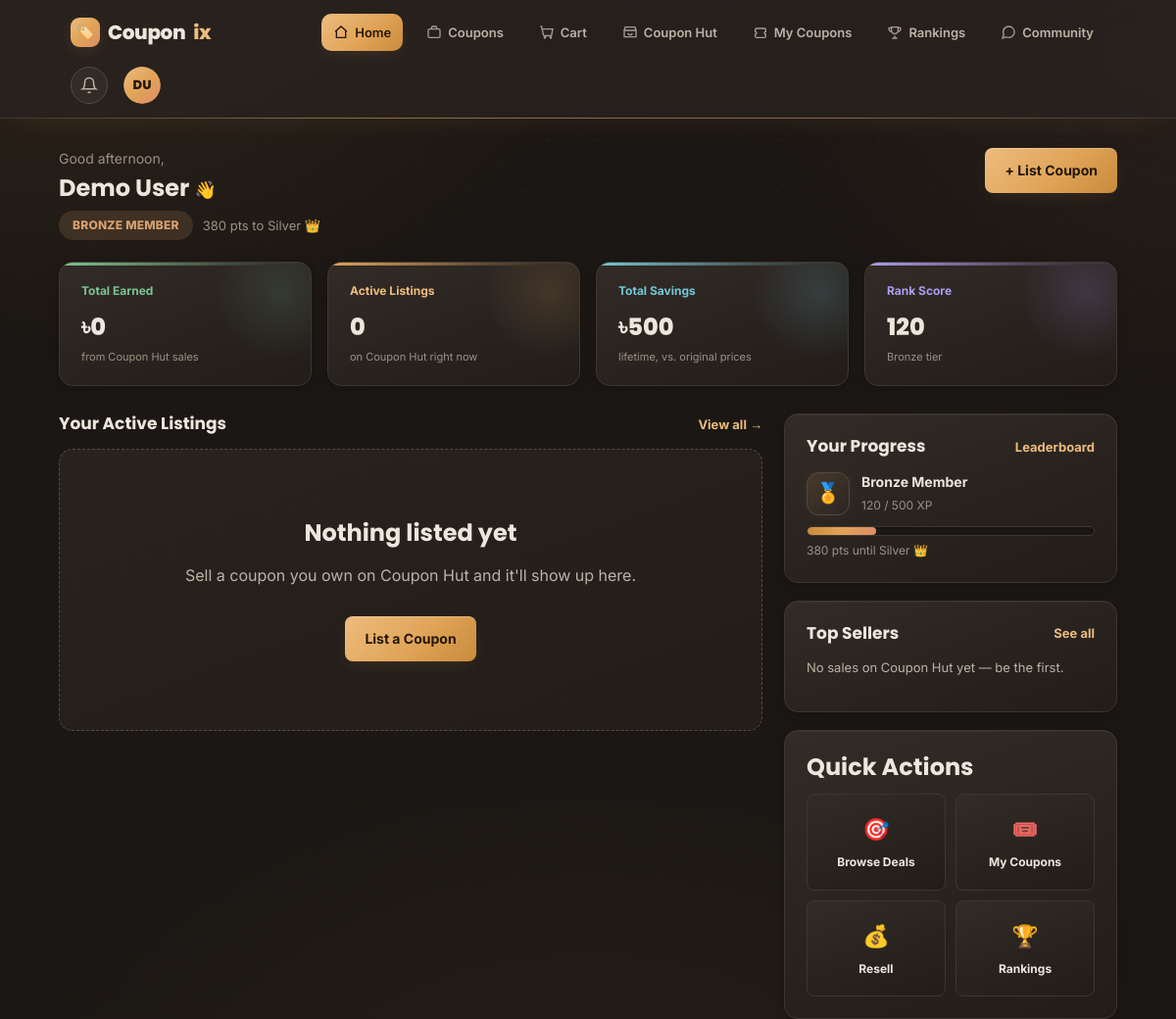
/dashboard.php (signed in), run on the app's committed database.
### tables this page shows
CREATE TABLE users (
    id INT UNSIGNED AUTO_INCREMENT PRIMARY KEY,

    rank_id INT UNSIGNED NOT NULL DEFAULT 1,

    points INT UNSIGNED NOT NULL DEFAULT 0,

    name VARCHAR(100) NOT NULL,

    username VARCHAR(50) NOT NULL UNIQUE,

    email VARCHAR(150) NOT NULL UNIQUE,

    phone VARCHAR(30) DEFAULT NULL,

    password VARCHAR(255) NOT NULL,

    created_at TIMESTAMP DEFAULT CURRENT_TIMESTAMP,

    updated_at TIMESTAMP DEFAULT CURRENT_TIMESTAMP
        ON UPDATE CURRENT_TIMESTAMP,

    CONSTRAINT fk_users_rank
        FOREIGN KEY (rank_id)
        REFERENCES ranks(id)
        ON DELETE RESTRICT
        ON UPDATE CASCADE
);

CREATE TABLE ranks (
    id INT UNSIGNED AUTO_INCREMENT PRIMARY KEY,

    name VARCHAR(50) NOT NULL UNIQUE,

    min_points INT UNSIGNED NOT NULL DEFAULT 0,

    coupon_limit INT UNSIGNED NOT NULL DEFAULT 0,

    discount_percent DECIMAL(5,2) NOT NULL DEFAULT 0.00,

    created_at TIMESTAMP DEFAULT CURRENT_TIMESTAMP
);

### functions.php (called while the page is built, shortened)
<?php
function h($value): string
{
    return htmlspecialchars((string) $value, ENT_QUOTES, 'UTF-8');
}
function require_login(): int
{
    return (int) $_SESSION["user_id"];
}
function get_user_with_rank(mysqli $conn, int $userId): ?array
{
    $stmt = $conn->prepare("
        SELECT
            u.id, u.name, u.username, u.email, u.phone, u.points,
            r.id AS rank_id, r.name AS rank_name, r.coupon_limit,
            r.discount_percent, r.min_points
        FROM users u
        JOIN ranks r ON u.rank_id = r.id
        WHERE u.id = ?
        LIMIT 1
    ");
    $stmt->bind_param("i", $userId);
    $stmt->execute();
    $user = $stmt->get_result()->fetch_assoc();
    return $user ?: null;
}
function get_next_rank(mysqli $conn, int $currentRankId): ?array
{
    $stmt = $conn->prepare("
        SELECT * FROM ranks
        WHERE min_points > (SELECT min_points FROM ranks WHERE id = ?)
        ORDER BY min_points ASC
        LIMIT 1
    ");
    $stmt->bind_param("i", $currentRankId);
    $stmt->execute();
    $next = $stmt->get_result()->fetch_assoc();
    return $next ?: null;
}
    ?>
    <?php
function get_user_total_earned(mysqli $conn, int $userId): float
{
    $stmt = $conn->prepare("SELECT COALESCE(SUM(listing_price),0) AS c FROM coupon_listings WHERE seller_id = ? AND status = 'sold'");
    $stmt->bind_param("i", $userId);
    $stmt->execute();
    $val = (float) $stmt->get_result()->fetch_assoc()["c"];
    return $val;
}
function get_user_total_savings(mysqli $conn, int $userId): float
{
    $stmt = $conn->prepare("
        SELECT COALESCE(SUM(c.original_price - cp.unit_price), 0) AS c
        FROM coupon_purchases cp JOIN coupons c ON cp.coupon_id = c.id
        WHERE cp.user_id = ? AND cp.purchase_status = 'paid'
    ");
    $stmt->bind_param("i", $userId);
    $stmt->execute();
    $val = (float) $stmt->get_result()->fetch_assoc()["c"];
    return $val;
}

### dashboard.php (the view, shortened to what this page needs)
<?php
require __DIR__ . '/db.php';
require __DIR__ . '/functions.php';
$user_id = require_login();
$user = get_user_with_rank($conn, $user_id);
$next_rank = get_next_rank($conn, (int) $user["rank_id"]);
$progress_pct = $next_rank
    ? max(0, min(100, round((((int) $user["points"]) / max(1, (int) $next_rank["min_points"])) * 100)))
    : 100;
$total_earned = get_user_total_earned($conn, $user_id);
$total_savings = get_user_total_savings($conn, $user_id);
$stmt = $conn->prepare("SELECT COUNT(*) AS total FROM coupon_listings WHERE seller_id = ? AND status = 'active'");
$stmt->bind_param("i", $user_id);
$stmt->execute();
$active_listings_count = (int) $stmt->get_result()->fetch_assoc()["total"];
$stmt = $conn->prepare("
    SELECT cl.id AS listing_id, cl.listing_price, c.title, c.category, c.expires_at
    FROM coupon_listings cl
    INNER JOIN coupons c ON cl.coupon_id = c.id
    WHERE cl.seller_id = ? AND cl.status = 'active'
    ORDER BY cl.created_at DESC
    LIMIT 5
");
$stmt->bind_param("i", $user_id);
$stmt->execute();
$my_listings = $stmt->get_result()->fetch_all(MYSQLI_ASSOC);
$top_sellers = get_top_sellers($conn, 3);
$hour = (int) date('G');
$greeting = $hour < 12 ? 'Good morning' : ($hour < 18 ? 'Good afternoon' : 'Good evening');
$active = 'dashboard';
?>
<!DOCTYPE html>
<html lang="en">
<head>
<link rel="stylesheet" href="assets/style.css">
</head>
<body>
<?php include __DIR__ . '/nav.php'; ?>
<div class="container">
    <div class="dash-header">
        <div>
            <div class="dash-greeting"><?= $greeting ?>,</div>
            <h1><?= h($user["name"]) ?> <span style="font-size:18px;">👋</span></h1>
            <div class="dash-badges">
                <span class="rank-badge rank-<?= h($user["rank_name"]) ?>"><?= h($user["rank_name"]) ?> Member</span>
                <?php if ($next_rank): ?>
                    <span class="to-next"><?= (int) $next_rank["min_points"] - (int) $user["points"] ?> pts to <?= h($next_rank["name"]) ?> 👑</span>
                <?php else: ?>
                    <span class="to-next">Highest rank reached 🎉</span>
                <?php endif; ?>
            </div>
        </div>
        <div style="display:flex; align-items:flex-start; gap:10px;">
            <a href="coupon-hut.php?tab=sell" class="dr-btn">+ List Coupon</a>
        </div>
    </div>
    <div class="stat-card-grid">
        <div class="dr-card stat-card c-earned">
            <div class="label">Total Earned</div>
            <div class="value">৳<?= number_format($total_earned, 0) ?></div>
            <div class="sub">from Coupon Hut sales</div>
        </div>
        <div class="dr-card stat-card c-listings">
            <div class="label">Active Listings</div>
            <div class="value"><?= $active_listings_count ?></div>
            <div class="sub">on Coupon Hut right now</div>
        </div>
        <div class="dr-card stat-card c-savings">
            <div class="label">Total Savings</div>
            <div class="value">৳<?= number_format($total_savings, 0) ?></div>
            <div class="sub">lifetime, vs. original prices</div>
        </div>
        <div class="dr-card stat-card c-score">
            <div class="label">Rank Score</div>
            <div class="value"><?= (int) $user["points"] ?></div>
            <div class="sub"><?= h($user["rank_name"]) ?> tier</div>
        </div>
    </div>
    <div class="dash-layout">
        <div>
            <div class="dash-section-head">
                <h2>Your Active Listings</h2>
                <a href="coupon-hut.php?tab=sell">View all →</a>
            </div>
            <?php if (empty($my_listings)): ?>
                <div class="dr-empty">
                    <h2>Nothing listed yet</h2>
                    <p>Sell a coupon you own on Coupon Hut and it'll show up here.</p>
                    <a href="coupon-hut.php?tab=sell" class="dr-btn">List a Coupon</a>
                </div>
            <?php endif; ?>
        </div>
        <div>
            <div class="dr-card progress-card">
                <div class="dash-section-head"><h2>Your Progress</h2><a href="rankings.php">Leaderboard</a></div>
                <div class="progress-card-head">
                    <div class="progress-rank-icon">🏅</div>
                    <div class="rank-line">
                        <strong><?= h($user["rank_name"]) ?> Member</strong>
                        <span><?= (int) $user["points"] ?> / <?= $next_rank ? (int) $next_rank["min_points"] : (int) $user["points"] ?> XP</span>
                    </div>
                </div>
                <div class="rank-progress-track"><div class="rank-progress-fill" style="width:<?= $progress_pct ?>%"></div></div>
                <div class="rank-progress-label">
                    <?php if ($next_rank): ?>
                        <?= (int) $next_rank["min_points"] - (int) $user["points"] ?> pts until <?= h($next_rank["name"]) ?> 👑
                    <?php else: ?>
                        You're at the top rank.
                    <?php endif; ?>
                </div>
            </div>
            <div class="dr-card leaderboard-card">
                <div class="dash-section-head"><h2>Top Sellers</h2><a href="rankings.php">See all</a></div>
                <?php if (empty($top_sellers)): ?>
                    <p style="font-size:13px;">No sales on Coupon Hut yet — be the first.</p>
                <?php endif; ?>
            </div>
            <div class="dr-card quick-actions-card">
                <h2>Quick Actions</h2>
                <div class="quick-action-grid">
                    <a href="coupons.php" class="quick-action-tile"><span class="icon">🎯</span>Browse Deals</a>
                    <a href="my-coupons.php" class="quick-action-tile"><span class="icon">🎟️</span>My Coupons</a>
                    <a href="coupon-hut.php?tab=sell" class="quick-action-tile"><span class="icon">💰</span>Resell</a>
                    <a href="rankings.php" class="quick-action-tile"><span class="icon">🏆</span>Rankings</a>
                </div>
            </div>
        </div>
    </div>
</div>
</body>
</html>

### nav.php (shortened to what this page needs)
<?php
$__nav_user = get_user_with_rank($conn, (int) $_SESSION["user_id"]);
$__initials = $__nav_user ? strtoupper(substr($__nav_user['name'], 0, 1) . substr(strrchr($__nav_user['name'], ' ') ?: '', 1, 1)) : '?';
?>
<nav class="dr-nav">
    <a href="dashboard.php" class="dr-logo"><span class="dr-logo-badge">🏷️</span>Coupon<span>ix</span></a>
    <div class="dr-nav-links">
        <a href="dashboard.php" class="<?= ($active ?? '') === 'dashboard' ? 'active' : '' ?>"><svg viewBox="0 0 24 24" width="16" height="16" fill="none" stroke="currentColor" stroke-width="2"><path d="M3 11l9-8 9 8"/><path d="M5 10v10h14V10"/></svg>Home</a>
        <a href="coupons.php" class="<?= ($active ?? '') === 'coupons' ? 'active' : '' ?>"><svg viewBox="0 0 24 24" width="16" height="16" fill="none" stroke="currentColor" stroke-width="2"><rect x="3" y="7" width="18" height="13" rx="2"/><path d="M8 7V5a2 2 0 0 1 2-2h4a2 2 0 0 1 2 2v2"/></svg>Coupons</a>
        <a href="cart.php" class="<?= ($active ?? '') === 'cart' ? 'active' : '' ?>"><svg viewBox="0 0 24 24" width="16" height="16" fill="none" stroke="currentColor" stroke-width="2"><circle cx="9" cy="20" r="1"/><circle cx="18" cy="20" r="1"/><path d="M2 3h2l2.6 12.6a2 2 0 0 0 2 1.6h8.8a2 2 0 0 0 2-1.6L21 7H6"/></svg>Cart</a>
        <a href="coupon-hut.php" class="<?= ($active ?? '') === 'coupon-hut' ? 'active' : '' ?>"><svg viewBox="0 0 24 24" width="16" height="16" fill="none" stroke="currentColor" stroke-width="2"><path d="M3 9l1.5-5h15L21 9"/><path d="M3 9h18v10H3z"/><path d="M9 13a3 3 0 0 0 6 0"/></svg>Coupon Hut</a>
        <a href="my-coupons.php" class="<?= ($active ?? '') === 'my-coupons' ? 'active' : '' ?>"><svg viewBox="0 0 24 24" width="16" height="16" fill="none" stroke="currentColor" stroke-width="2"><path d="M4 8a2 2 0 0 1 2-2h12a2 2 0 0 1 2 2v3a2 2 0 0 0 0 4v3a2 2 0 0 1-2 2H6a2 2 0 0 1-2-2v-3a2 2 0 0 0 0-4V8z"/></svg>My Coupons</a>
        <a href="rankings.php" class="<?= ($active ?? '') === 'rankings' ? 'active' : '' ?>"><svg viewBox="0 0 24 24" width="16" height="16" fill="none" stroke="currentColor" stroke-width="2"><path d="M8 21h8M12 17v4M7 4h10v5a5 5 0 0 1-10 0V4z"/><path d="M7 5H4a1 1 0 0 0-1 1 5 5 0 0 0 4 4.9M17 5h3a1 1 0 0 1 1 1 5 5 0 0 1-4 4.9"/></svg>Rankings</a>
        <a href="community.php" class="<?= ($active ?? '') === 'community' ? 'active' : '' ?>"><svg viewBox="0 0 24 24" width="16" height="16" fill="none" stroke="currentColor" stroke-width="2"><path d="M21 11.5a8.38 8.38 0 0 1-.9 3.8 8.5 8.5 0 0 1-7.6 4.7 8.38 8.38 0 0 1-3.8-.9L3 21l1.9-5.7a8.38 8.38 0 0 1-.9-3.8 8.5 8.5 0 0 1 4.7-7.6 8.38 8.38 0 0 1 3.8-.9h.5a8.48 8.48 0 0 1 8 8v.5z"/></svg>Community</a>
    </div>
    <div class="dr-nav-right">
        <?php if ($__nav_user): ?>
        <div class="dr-unotify" id="drUserNotifyWrap">
            <a href="my-coupons.php?tab=reselling" class="dr-nav-bell" id="drUserNotifyToggle" role="button" aria-haspopup="true" aria-label="Notifications" title="Notifications">
                <svg viewBox="0 0 24 24" width="18" height="18" fill="none" stroke="currentColor" stroke-width="2"><path d="M18 8a6 6 0 0 0-12 0c0 7-3 9-3 9h18s-3-2-3-9"/><path d="M13.73 21a2 2 0 0 1-3.46 0"/></svg>
            </a>
        </div>
        <div class="dr-profile-menu">
            <button type="button" class="dr-nav-profile-btn" id="drProfileToggle" title="<?= h($__nav_user['name']) ?> — <?= h($__nav_user['rank_name']) ?>">
                <span class="dr-avatar"><?= h($__initials) ?></span>
            </button>
        </div>
        <?php endif; ?>
    </div>
</nav>

### dashboard.php (style rules this page uses)
.dash-header { display: flex; justify-content: space-between; align-items: flex-start; gap: 20px; margin-top: 30px; flex-wrap: wrap; }
.dash-header h1 { font-size: 24px; margin: 4px 0 8px; }
.dash-greeting { color: var(--text-mute); font-size: 14px; }
.dash-badges { display: flex; align-items: center; gap: 10px; margin-top: 6px; }
.dash-badges .to-next { font-size: 13px; color: var(--text-mute); }

### nav.php (style rules this page uses)
.dr-nav .dr-nav-links { display: flex; align-items: center; gap: 12px; }
.dr-nav .dr-nav-right { display: flex; align-items: center; gap: 16px; }
.dr-unotify { position: relative; display: inline-flex; align-items: center; }

### data on the page
users: name "DU", name "Demo User", rank.name "BRONZE", points "120", rank.name "Bronze"
ranks: (int)$next_rank['min_points']-(int)$user['points'] "380", name "Silver", min_points "500"

### other printed values
$total_earned "0"
$active_listings_count "0"
$total_savings "500"
